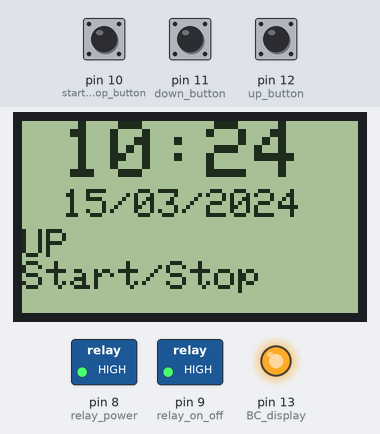
The sketch below on a simulated Arduino Uno, built with avr-gcc and run on an emulated ATmega328P. Shown: 84×48 one-colour display, switched loads named in the sketch (green lamp = pin HIGH), output pins drawn as LEDs (lit = HIGH). The inputs (shaded band) are chosen by the test bench; at power-on: pin 10 (start_stop_button) HIGH, pin 12 (up_button) HIGH, pin 11 (down_button) HIGH. The local clock reads 2024-03-15 10:24:30 at power-on unless the sketch sets it.

Above: at 3.2 s.
3.3 s: pin 10 (start_stop_button) pulled LOW for 3.2 s
At 7.8 s:
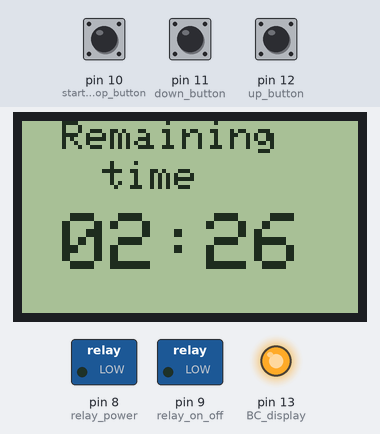
8.0 s: pin 12 (up_button) pulled LOW for 3.2 s
At 8.9 s:
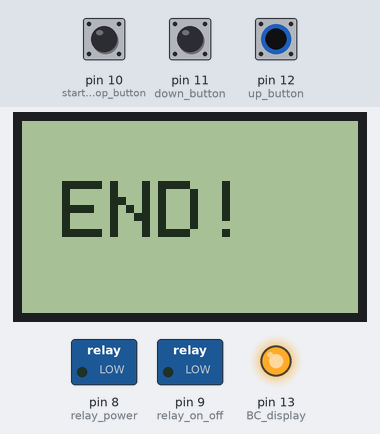
13.1 s: pin 12 (up_button) pulled LOW for 0.15 s
At 13.8 s:
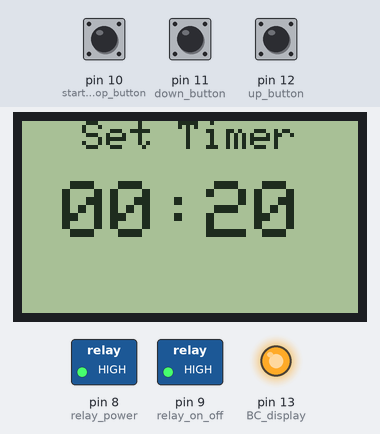
14.8 s: pin 10 (start_stop_button) pulled LOW for 0.15 s
At 16.2 s:
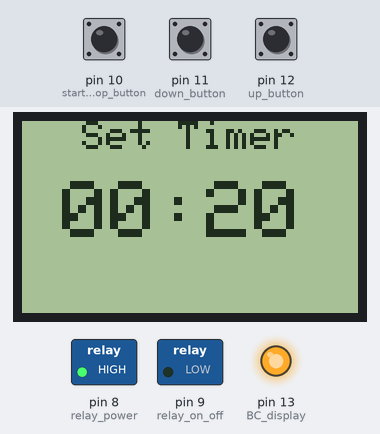
17.9 s: pin 10 (start_stop_button) pulled LOW for 1 s
At 21.8 s:
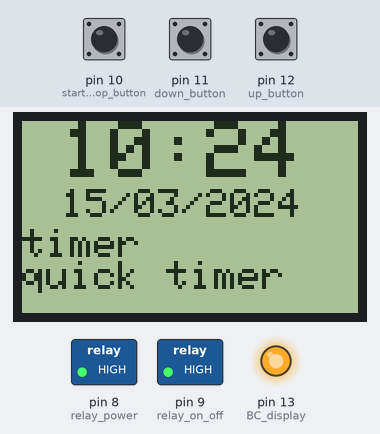
21.9 s: pin 11 (down_button) pulled LOW for 3.2 s
At 23.9 s:
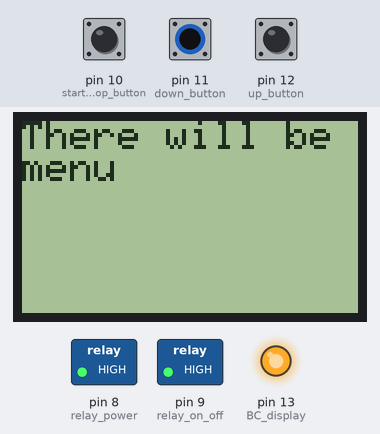
Timing chart, 0 to 47.5 s (numbered marks = the images above; inputs shaded):
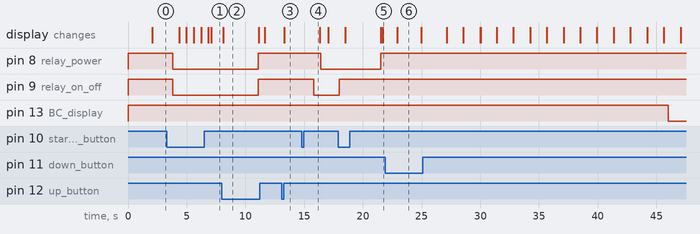

Measured:
- after the input at 3.3 s, pin 8 (relay_power), pin 9 (relay_on_off): HIGH → LOW after 0.52 s; the display: first changes after 1.0 s (image 1 shows a later state)
- after the input at 8.0 s, pin 8 (relay_power), pin 9 (relay_on_off): LOW → HIGH after 3.1 s; the display: changes after 0.10 s (image 2)
- after the input at 13.1 s, the display: changes after 0.22 s (image 3)
- after the input at 14.8 s, pin 8 (relay_power): HIGH → LOW after 1.6 s; pin 9 (relay_on_off): HIGH → LOW after 1.0 s
- after the input at 17.9 s, pin 8 (relay_power): LOW → HIGH after 3.6 s; pin 9 (relay_on_off): LOW → HIGH after 0.11 s; the display: first changes after 0.62 s (image 5 shows a later state)
- after the input at 21.9 s, pin 13 (BC_display): HIGH → LOW after 24.1 s instead of 20.1 s; the display: changes after 1.0 s (image 6)
- what the display in image 2 shows lasts 3.0 s, from 8.1 s to 11.1 s

The sketch:

open_MW.ino
```cpp
/*
  Digital timer for microwave ver 1.0
  not tested in real
*/
#include <SPI.h>
#include <Adafruit_GFX.h>
#include <Adafruit_PCD8544.h>
#include <Wire.h>
#include "RTClib.h" //for RTC time module

// Software SPI (slower updates, more flexible pin options):
// pin 7 - Serial clock out (SCLK)
// pin 6 - Serial data out (DIN)
// pin 5 - Data/Command select (D/C)
// pin 4 - LCD chip select (CS)
// pin 3 - LCD reset (RST)
Adafruit_PCD8544 display = Adafruit_PCD8544(7, 6, 5, 4, 3);
RTC_DS1307 rtc;

//gloabal variables: (beware on changes!!)
int up_button = 12;
int start_stop_button = 10;
int down_button = 11;
int BC_display = 13;
int relay_on_off = 9;
int relay_power = 8;

long timer_heat;
long timer_power;
long timer_BC_display;
long timer_end;
int timer_set = 0;
int blink_lcd_main = 0;
int power_mode = 1; //5 modes (keep warm, rozmaržení,350W,500W,750W) -after testing change this value
boolean on_off_mode = true;
boolean stop_imm = true;

float openMW_ver = 1.0;


void setup()   {
  Serial.begin(9600);
  //buttons:
  pinMode(up_button, INPUT_PULLUP);
  pinMode(start_stop_button, INPUT_PULLUP);
  pinMode(down_button, INPUT_PULLUP);
  //relays
  pinMode(relay_on_off, OUTPUT);
  pinMode(relay_power, OUTPUT);
  //display backlight
  pinMode(BC_display, OUTPUT);

  //default set relay
  digitalWrite(relay_on_off, HIGH);
  digitalWrite(relay_power, HIGH);


  display.begin();// init done
  display.setContrast(60); //set contrast
  digitalWrite(BC_display, HIGH); //turn on backlight
  display.clearDisplay();
  display.setTextSize(1);
  display.setTextColor(BLACK);
  display.setCursor(0, 0);
  display.println(" Open-MW 2016");
  display.println("");
  display.println("Firmware");
  display.print("version:");
  display.print(openMW_ver);
  display.display();
  delay(2000);
  display.clearDisplay();   // clears the screen and buffer
  if (! rtc.begin()) {
    Serial.println("Couldn't find RTC");
    while (1);
  }
  if (! rtc.isrunning()) {
    Serial.println("RTC is NOT running!");
    // following line sets the RTC to the date & time this sketch was compiled
    rtc.adjust(DateTime(F(__DATE__), F(__TIME__)));
    // This line sets the RTC with an explicit date & time, for example to set
    // January 21, 2014 at 3am you would call:
    // rtc.adjust(DateTime(2014, 1, 21, 3, 0, 0));
  }
  timer_BC_display = rtc.now().unixtime(); //save unixtime to variable

}
void loop() {

  DateTime now = rtc.now();
  display.setTextSize(2);
  display.clearDisplay();
  display.setCursor(10, 0);
  print2digits(now.hour());
  display.print(":");
  print2digits(now.minute());
  //display.print(":");
  //print2digits(now.second());
  display.println();
  display.setCursor(10, 17);
  display.setTextSize(1);
  print2digits(now.day());
  display.print('/');
  print2digits(now.month());
  display.print('/');
  display.println(now.year(), DEC);
  display.setCursor(0, 27);
  //blinking static text

  if (blink_lcd_main < 70) {
    display.println("UP");
    display.print("Start/Stop");
    display.display();
  }
  if (blink_lcd_main > 70 && blink_lcd_main < 140 ) {
    display.println("timer");
    display.print("quick timer");
    display.display();
  }
  blink_lcd_main++;
  if (blink_lcd_main > 140) blink_lcd_main = 0;

  if (digitalRead(up_button) == LOW) {
    delay(500);
    digitalWrite(BC_display, HIGH);
    timer_BC_display = rtc.now().unixtime();
    //add beep 1x
    timer_mode();

  }

  if (digitalRead(down_button) == LOW) {
    //add beep 1x
    delay(1000);
    if (digitalRead(down_button) == HIGH) {
      digitalWrite(BC_display, HIGH);
      timer_BC_display = rtc.now().unixtime();
    }
    if (digitalRead(down_button) == LOW) { //enter to menu
      //add beep 3x
      display.clearDisplay();
      display.setCursor(0, 0);
      display.print("There will be menu");
      display.display();
      digitalWrite(BC_display, HIGH);
      timer_BC_display = rtc.now().unixtime();
      delay(2000);
    }

  }
  //in this menu can start quick timing
  if (digitalRead(start_stop_button) == LOW) {
    //add beep 1x
    delay(500);
    quick_heating_timer();

  }

  //backlight off set time
  if (rtc.now().unixtime() - timer_BC_display > 20)
  {
    digitalWrite(BC_display, LOW);
  }

}

void heating_timer () {
  DateTime now = rtc.now();
  timer_heat = (rtc.now().unixtime() + timer_set);
  timer_power = rtc.now().unixtime();
  display.clearDisplay();
  display.setTextSize(1);
  display.setTextColor(BLACK);
  boolean pause_time = false;
  boolean pause_time_button = true;
  digitalWrite(relay_on_off, LOW);
  delay(500);
  while (timer_heat - rtc.now().unixtime() > 0 && stop_imm == true) {

    display.clearDisplay();
    display.setCursor(10, 0);
    display.setTextSize(1);
    display.println("Remaining");
    display.setCursor(20, 10);
    display.println("time");
    display.setCursor(10, 23);
    display.setTextSize(2);
    print2minute(timer_heat - rtc.now().unixtime());
    display.display();
    delay(100);
    if (digitalRead(start_stop_button) == LOW) {
      //add beep 1x
      if (pause_time_button == true) //on pause
      {
        pause_time = true;
        timer_set = (timer_heat - rtc.now().unixtime());
        digitalWrite(relay_on_off, HIGH);
        delay(500);
      }

      if (pause_time_button == false) //off pause
      {
        pause_time = false;
        pause_time_button = true;
        delay(500);
      }

      if (digitalRead(start_stop_button) == LOW) {
        stop_imm = false;
        display.clearDisplay();
        display.setCursor(10, 15);
        display.setTextSize(2);
        display.println("END!");
        display.display();
        delay(3000);
      }
    }

    if (digitalRead(up_button) == LOW) {
      if (timer_heat - rtc.now().unixtime() <= 580) {
        timer_heat = timer_heat + 10;
        //add beep 1x
      }
      if ( pause_time == true) {
        if (timer_set <= 580) {
          timer_set = timer_set + 10;

        }
      }
      delay(200);
    }
    if (digitalRead(down_button) == LOW) {
      //add beep 1x
      if (timer_heat - rtc.now().unixtime() >= 11) {
        timer_heat = timer_heat - 10;
      }
      if ( pause_time == true) {
        if (timer_set >= 5) {
          timer_set = timer_set - 10;

        }
      }
      delay(200);
    }

    if ( pause_time == true) {
      digitalWrite(relay_on_off, HIGH);
      timer_heat = (rtc.now().unixtime() + timer_set);
      pause_time_button = false;
      digitalWrite(relay_power, HIGH);
    }
    if ( pause_time == false) {
      digitalWrite(relay_on_off, LOW);
      //power function:
      power_timer(2, 10, 10); //number of mode,time on , time off
    }


  }
  digitalWrite(relay_on_off, HIGH);
  digitalWrite(relay_power, HIGH);
  if (stop_imm == true)
  {
    end_program();
  }
  display.clearDisplay();
  display.setCursor(0, 0);
  display.display();
  timer_set = 0;
  stop_imm = true;
  on_off_mode = true;
  digitalWrite(BC_display, HIGH);
  timer_BC_display = rtc.now().unixtime();
}

void quick_heating_timer () {
  digitalWrite(BC_display, HIGH);
  DateTime now = rtc.now();
  timer_heat = (rtc.now().unixtime() + 30);
  timer_power = rtc.now().unixtime();
  display.clearDisplay();
  display.setTextSize(1);
  display.setTextColor(BLACK);
  digitalWrite(relay_on_off, LOW);
  digitalWrite(relay_power, LOW);
  delay(500);
  while (timer_heat - rtc.now().unixtime() > 0 && stop_imm == true) {

    display.clearDisplay();
    display.setCursor(10, 0);
    display.setTextSize(1);
    display.println("Remaining");
    display.setCursor(20, 10);
    display.println("time");
    display.setCursor(10, 23);
    display.setTextSize(2);
    print2minute(timer_heat - rtc.now().unixtime());
    display.display();
    delay(100);
    if (digitalRead(start_stop_button) == LOW) {
      //add beep 1x
      delay(500);

      if (timer_heat - rtc.now().unixtime() <= 580) {
        timer_heat = timer_heat + 30;
      }

    }

    if (digitalRead(up_button) == LOW) {
      //add beep 1x
      stop_imm = false;
      display.clearDisplay();
      display.setCursor(10, 15);
      display.setTextSize(2);
      display.println("END!");
      display.display();
      delay(3000);

    }

    if (digitalRead(down_button) == LOW) {
      //add beep 1x
      if (timer_heat - rtc.now().unixtime() >= 11) {
        timer_heat = timer_heat - 10;
      }
      delay(200);
    }
    //power function:
    power_timer(power_mode, 10, 10); //number of mode,time on , time off
  }
  digitalWrite(relay_on_off, HIGH);
  digitalWrite(relay_power, HIGH);
  if (stop_imm == true)
  {
    end_program();
  }
  display.clearDisplay();
  display.setCursor(0, 0);
  display.display();
  timer_set = 0;
  on_off_mode = true;
  stop_imm = true;
  digitalWrite(BC_display, HIGH);
  timer_BC_display = rtc.now().unixtime();
}

void timer_mode () {
  DateTime now = rtc.now();
  digitalWrite(BC_display, HIGH);
  boolean in_timer_mode = true;
  timer_set = 10;
  while (in_timer_mode == true) {
    display.setTextSize(1);
    display.clearDisplay();
    display.setCursor(15, 0);
    display.println("Set Timer");
    display.setTextSize(2);
    display.setCursor(10, 15);
    display.setTextSize(2);
    print2minute(timer_set);
    display.display();

    if (digitalRead(up_button) == LOW) {
      if (timer_set <= 60 * 10) { //maximum time 10 min
        timer_set = timer_set + 10;
      }
      timer_BC_display = rtc.now().unixtime();
      //add beep 1x
      delay(200);
    }
    if (digitalRead(down_button) == LOW) {

      if (timer_set >= 11) { //minimum time 10 sec
        timer_set = timer_set - 10;
      }
      timer_BC_display = rtc.now().unixtime();
      //add beep 1x
      delay(200);
    }
    if (digitalRead(start_stop_button) == LOW) {
      //add beep 1x
      delay(1000);
      if (digitalRead(start_stop_button) == HIGH) {
        stop_imm = true;
        if (timer_set > 0) heating_timer ();
        in_timer_mode = false;
        timer_BC_display = rtc.now().unixtime();
      }
      if (digitalRead(start_stop_button) == LOW) {
        in_timer_mode = false;
      }
    }
    //set timer to zero
    if (digitalRead(up_button) == LOW && (digitalRead(down_button) == LOW))
    {
      //add beep 2x
      timer_set = 0;
      timer_BC_display = rtc.now().unixtime();
      delay(200);
    }

    //delay of timer_mode - set time
    if (rtc.now().unixtime() - timer_BC_display > 20)
    {
      digitalWrite(BC_display, LOW);
      in_timer_mode = false;
    }


  }
  timer_set = 0;
}


void end_program() {  //buzzer dodelat
  DateTime now = rtc.now();
  timer_end = rtc.now().unixtime();
  display.clearDisplay();
  display.setTextSize(1);
  display.setTextColor(BLACK);
  int blink_lcd = 0;
  delay(200);
  while (digitalRead(start_stop_button) == HIGH && stop_imm == true) {

    digitalWrite(BC_display, HIGH);

    if (blink_lcd < 70) {
      display.clearDisplay();
      display.setCursor(0, 15);
      display.setTextSize(3);
      display.print("DONE");
      display.display();
    }
    if (blink_lcd > 70 && blink_lcd < 140 ) {
      display.clearDisplay();
      display.setCursor(0, 15);
      display.setTextSize(3);
      display.print("END!");
      display.display();
    }
    blink_lcd++;
    if (blink_lcd > 140) blink_lcd = 0;

    if (rtc.now().unixtime() - timer_end > 20)//set warning time!
    {
      //here add buzzer function beep
      for (int x = 0; x < 10; x++) {
        digitalWrite(BC_display, LOW);
        display.clearDisplay();
        display.setCursor(0, 15);
        display.setTextSize(2);
        display.print("DONE");
        display.display();
        if (digitalRead(start_stop_button) == LOW) {
          //add beep 2x
          stop_imm = false;
        }
        delay(500);
        if (digitalRead(start_stop_button) == LOW) {
          //add beep 2x
          stop_imm = false;
        }
        digitalWrite(BC_display, HIGH);
        display.clearDisplay();
        display.setCursor(0, 15);
        display.setTextSize(2);
        display.print("END!");
        display.display();
        delay(500);
      }
      timer_end = rtc.now().unixtime();
    }

  }
  //add beep 1x
  stop_imm = true;
  display.clearDisplay();
  display.setCursor(10, 15);
  display.setTextSize(2);
  display.println("END!");
  display.display();
  delay(3000);
  timer_set = 0;
  digitalWrite(BC_display, HIGH);
  timer_BC_display = rtc.now().unixtime();
}

void print2minute(int number) {

  int value = number;
  int sekundy = 0;
  int minuty = 0;
  sekundy = value % 60;
  minuty = (value / 60) % 60;
  print2digits(minuty);
  display.print(":");
  print2digits(sekundy);

}
void settings() { //udělat nastavení(menu:čas/datum;vykon trouby(uloženi do EEPROM);displej:kontrast,doba podsviceni)

}
void power_timer(int mode, int time_power_on, int time_power_off) { //časy jako proměnné funkce až bude menu
  DateTime now = rtc.now();

  if (mode == 1) { //mode 1: control power by switching on/off relay in time intervals
    //power on
    if (rtc.now().unixtime() - timer_power < time_power_on && on_off_mode == true) { //...sec on
      digitalWrite(relay_power, LOW);
    }
    else if (on_off_mode == true)
    {
      timer_power = rtc.now().unixtime();
      on_off_mode = false;
    }

    if (rtc.now().unixtime() - timer_power < time_power_off && on_off_mode == false) { //...sec off
      digitalWrite(relay_power, HIGH);
    }
    else if (on_off_mode == false)
    {
      timer_power = rtc.now().unixtime();
      on_off_mode = true;
    }

  }

  if (mode == 2) { //mode 2: No control (full power)
    digitalWrite(relay_power, LOW);
  }

}
void print2digits(int number) {
  if (number >= 0 && number < 10) {
    display.print('0');
  }

  display.print(number);
}
```
